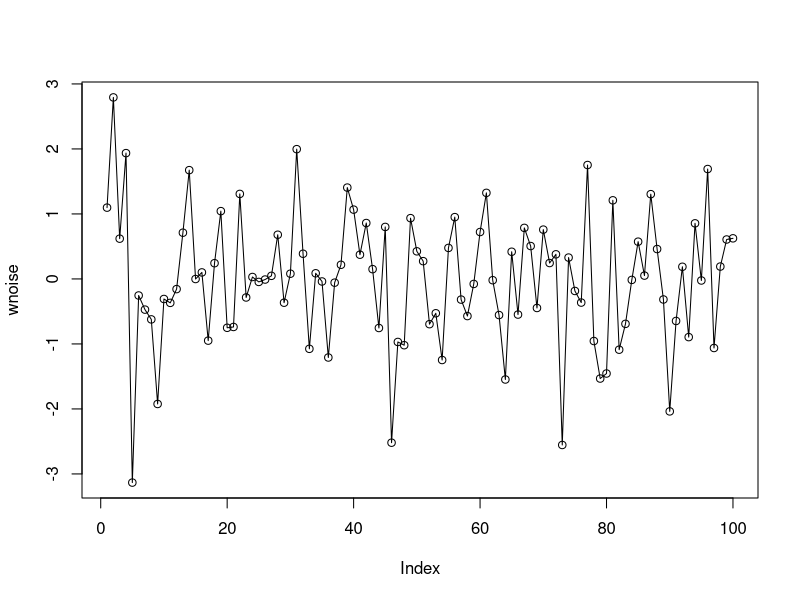
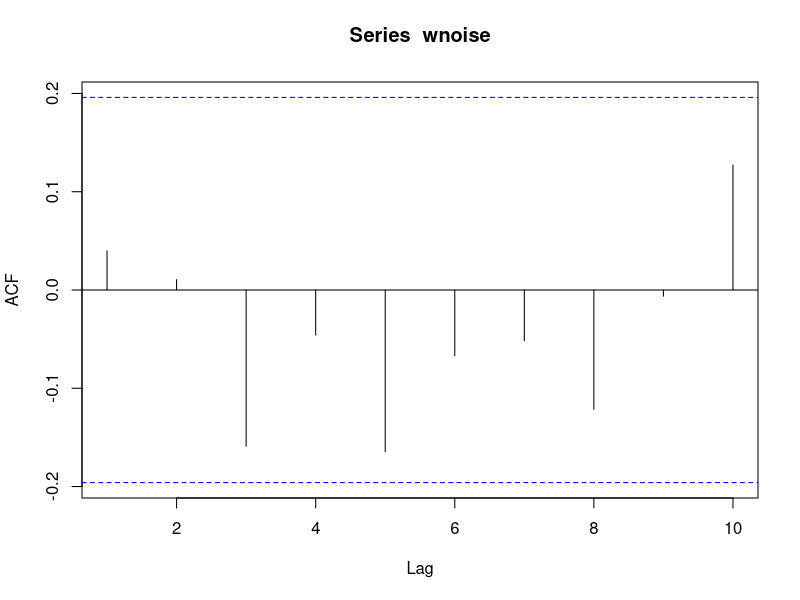
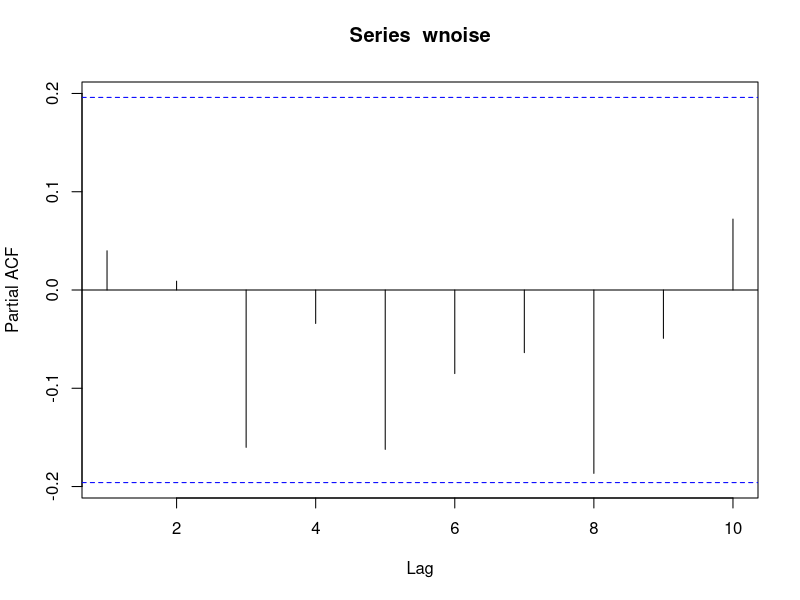

Generate these figures, in order, with R:
# load package nlme for autocorrelation functions
library(stats)

# simulate white noise (100 draws from N(0,1))
wnoise <- rnorm(n = 100, mean = 0, sd = 1)
plot(wnoise)
lines(wnoise)

# obtain ACF and PACF
lagmax = 10
ACF <- acf(wnoise, lag.max = lagmax, plot = FALSE, demean = TRUE)
plot(ACF[1:lagmax])
ACF

PACF <- pacf(wnoise, lag.max = lagmax, plot = FALSE, demean = TRUE)
plot(PACF[1:lagmax])
PACF

